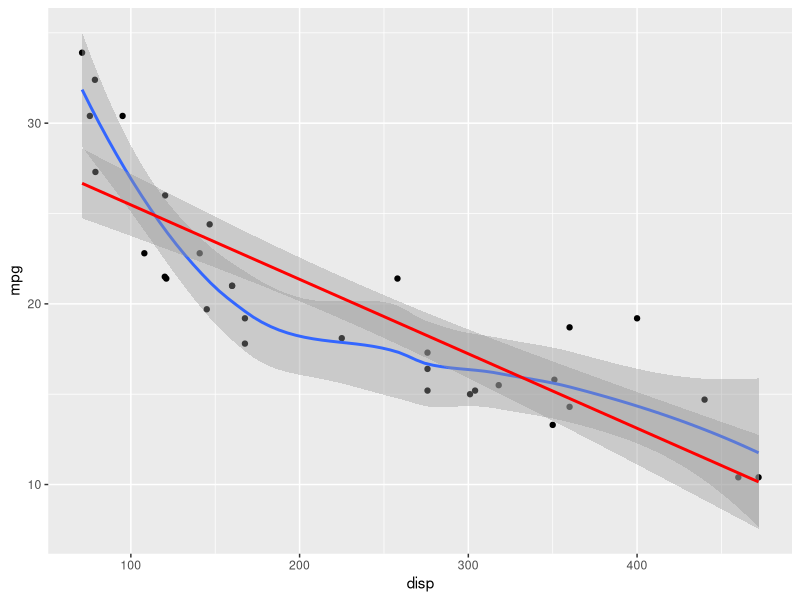
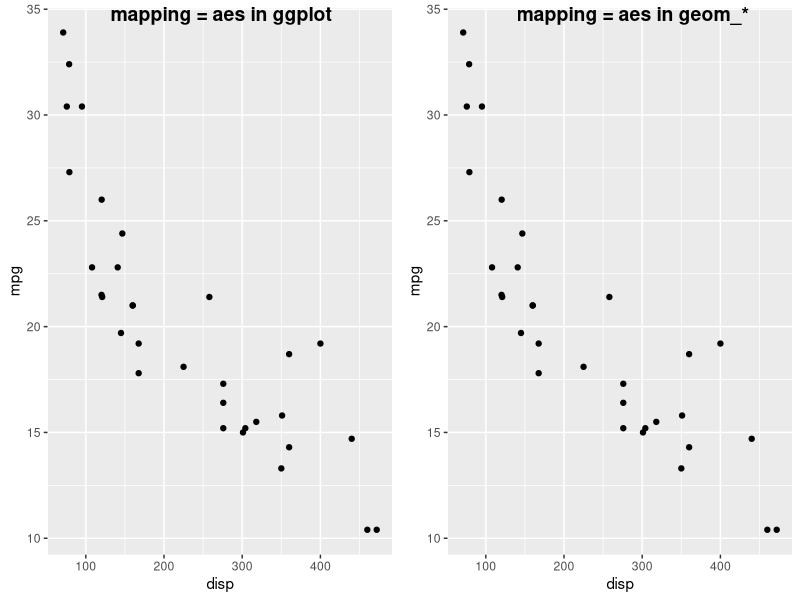
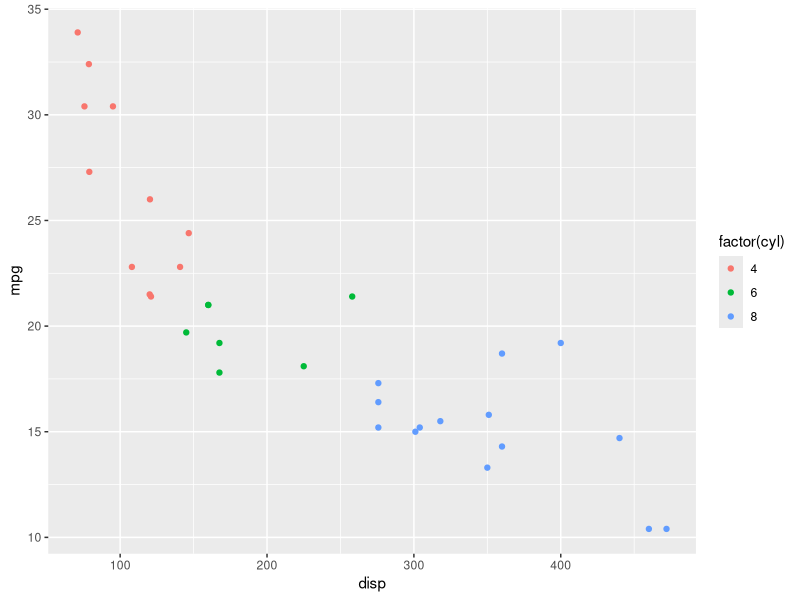

R code for these plots, in order:
## ---- chunk 1
#| label: setup
#| echo: false
#| output: false
#| message: false
library(tidyverse)
library(ggpubr)
## ---- chunk 2
ggplot(
  data = mtcars, 
  mapping = aes(x = disp, y = mpg)
  ) + 
  geom_point() + 
  geom_smooth(level = 0.99) + 
  geom_smooth(method = lm, colour = "red")
## ---- chunk 3
gg1 <-   ggplot(data = mtcars, mapping = aes(x = disp, y = mpg)) +
  geom_point()

gg2 <-   ggplot(data = mtcars) + 
  geom_point(mapping = aes(x = disp, y = mpg))

ggarrange(gg1, gg2, labels = c
          ("mapping = aes in ggplot", 
            "mapping = aes in geom_*"
            ),
          nrow = 1)
## ---- chunk 4
ggplot(data = mtcars, mapping = aes
       (x = disp, y = mpg, colour = factor(cyl))) + 
  geom_point()
